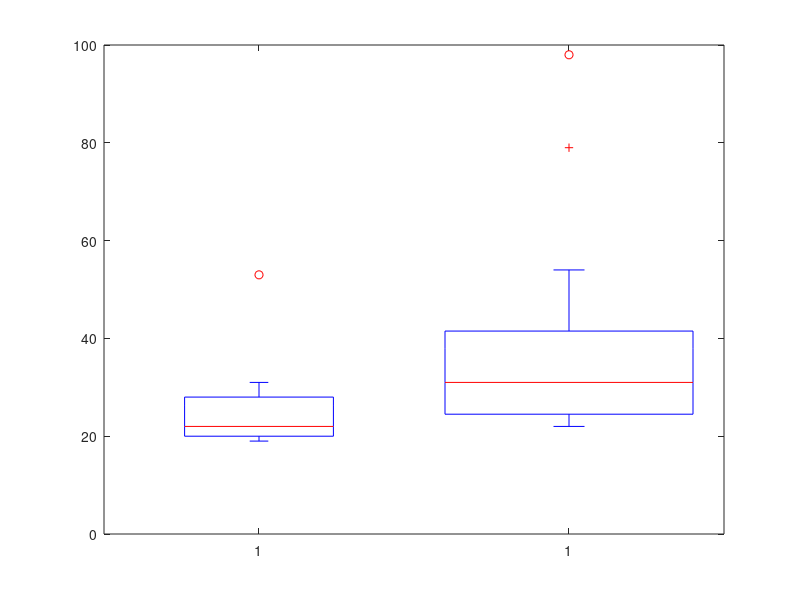

Here is the MATLAB script that generated this plot:
clc

Joggers = [20 19 22 21 53 22 20 31 28];

FPE = [79 27 54 28 31 42 37 24 23 22 32 23 25 41 98];

data = [Joggers FPE];

index = [1 1 1 1 1 1 1 1 1 2 2 2 2 2 2 2 2 2 2 2 2 2 2 2];

boxplot(data, index)

y1 = mean(Joggers)

y2 = mean(FPE)

var1 = std(Joggers)^2

var2 = std(FPE)^2

t_obs = (y1-y2)/sqrt(var1/9 + var2/15)

df = (var1/9 + var2/15)^2/((116.9/9)^2/8 + (494.5/15)^2/14)

prob = .975;

Zt = tinv(prob, 21)

Prob_t = tcdf(-1.8946, df)